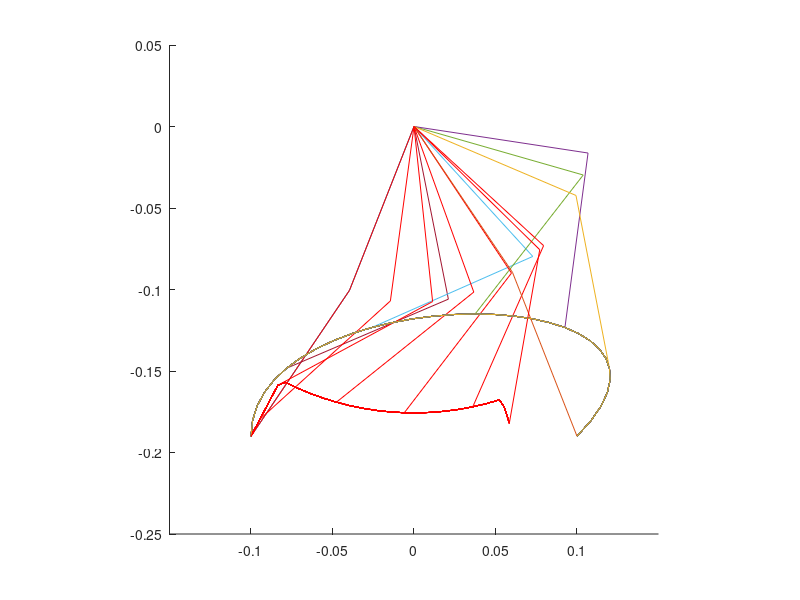

Here is the MATLAB script that generated this plot:
clear;
clf;

%parameter
height = 0.19 % (m)
stroke = 0.20 % (m)
motor_velocity = 4.81; % (rad/s) 46rpm
l1 = 0.108; % (m) length of link
l2 = 0.108;
ratio = 0.1; % display
P = [0, 0; 0, 0.1; 0.3, 0.1; stroke, 0.0];
period = 0.30; % (s)

%parameter low
%stroke = 0.10 % (m)
%P = [0, 0; 0, 0.06; 0.17, 0.06; stroke, 0.0];

function [t1, t2] = inverse_kinematics(x, y, l1, l2)
  l = sqrt(x^2+y^2);
  t1 = t2 = 0;
  if (l <= (l1+l2))
    t1 = atan2(y,x) + acos((l1^2+l^2-l2^2)/(2*l2*l));
    t2 = pi + acos((l1^2+l2^2-l^2)/(2*l1*l2)) + t1;
  endif
endfunction

function [x, y] = bezier(P, t)
  B =[(1-t)^3, 3*t*(1-t)^2, 3*t^2*(1-t), t^3];
  X = B * P;
  x = X(1);
  y = X(2);
endfunction

function [xd, yd] = bezier_d(P, t)
  Bd =[-3*(1-t)^2, 3*(1-t)^2-6*t*(1-t), 6*t*(1-t)-3*t^2, 3*t^2];
  Xd = Bd * P;
  xd = Xd(1);
  yd = Xd(2);
endfunction

xr = -stroke/2;
yr = -height;
[t1r, t2r] = inverse_kinematics(xr, yr, l1, l2);

i = 0;
dt = 0.01;
for t = 0.0: dt/period: period/period
  [xt, yt] = bezier(P, t);
  x = xt - stroke/2;
  y = yt - height;

  [t1, t2] = inverse_kinematics(x, y, l1, l2);
  t1r = t1r + max([min([t1 - t1r, motor_velocity * dt]), -motor_velocity * dt]);
  t2r = t2r + max([min([t2 - t2r, motor_velocity * dt]), -motor_velocity * dt]);

  if (t1 != 0 || t2 != 0)
    i = i + 1;
    x1 = l1 * cos(t1);
    y1 = l1 * sin(t1);
    x2 = l1 * cos(t2) + x1;
    y2 = l1 * sin(t2) + y1;
    arm_x(i,:) = [0 x1 x2];
    arm_y(i,:) = [0 y1 y2];
    xdp(i) = x2;
    ydp(i) = y2;
    x1r = l1 * cos(t1r);
    y1r = l1 * sin(t1r);
    x2r = l2 * cos(t2r) + x1r;
    y2r = l2 * sin(t2r) + y1r;
    arm_xr(i,:) = [0 x1r x2r];
    arm_yr(i,:) = [0 y1r y2r];
    xdpr(i) = x2r;
    ydpr(i) = y2r;
  endif
endfor

hold on;
axis([-0.15,0.15,-0.25,0.05],"square");
for n = 1:i
  if (mod(n - 1, 5) == 0)
    plot(arm_x(n,:), arm_y(n,:));
    plot(arm_xr(n,:), arm_yr(n,:), "r");
  endif
  plot(xdp, ydp);
  plot(xdpr, ydpr, "r");
end
hold off;

